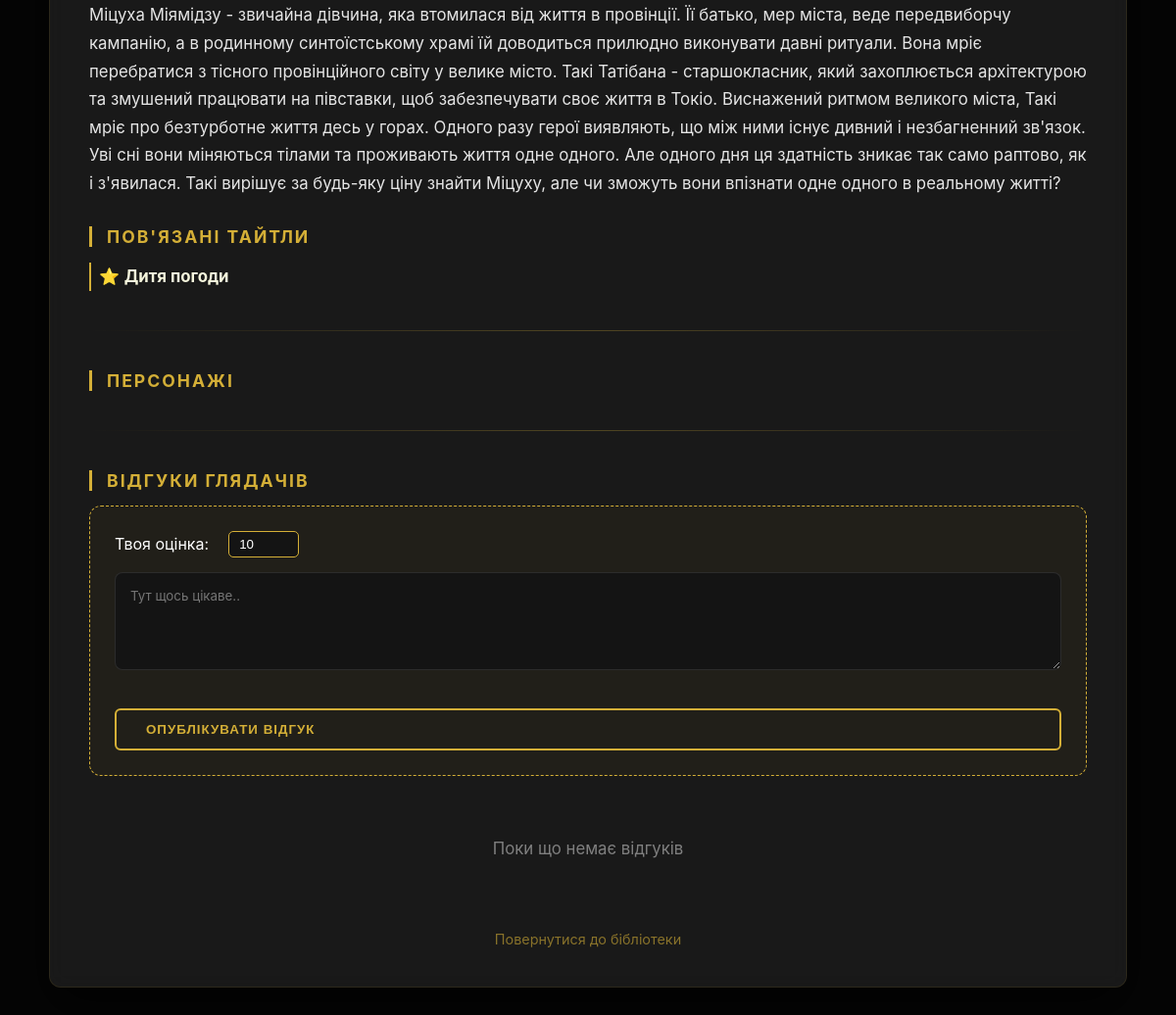
The app's page /anime/3/ (signed in, lower part), older data.
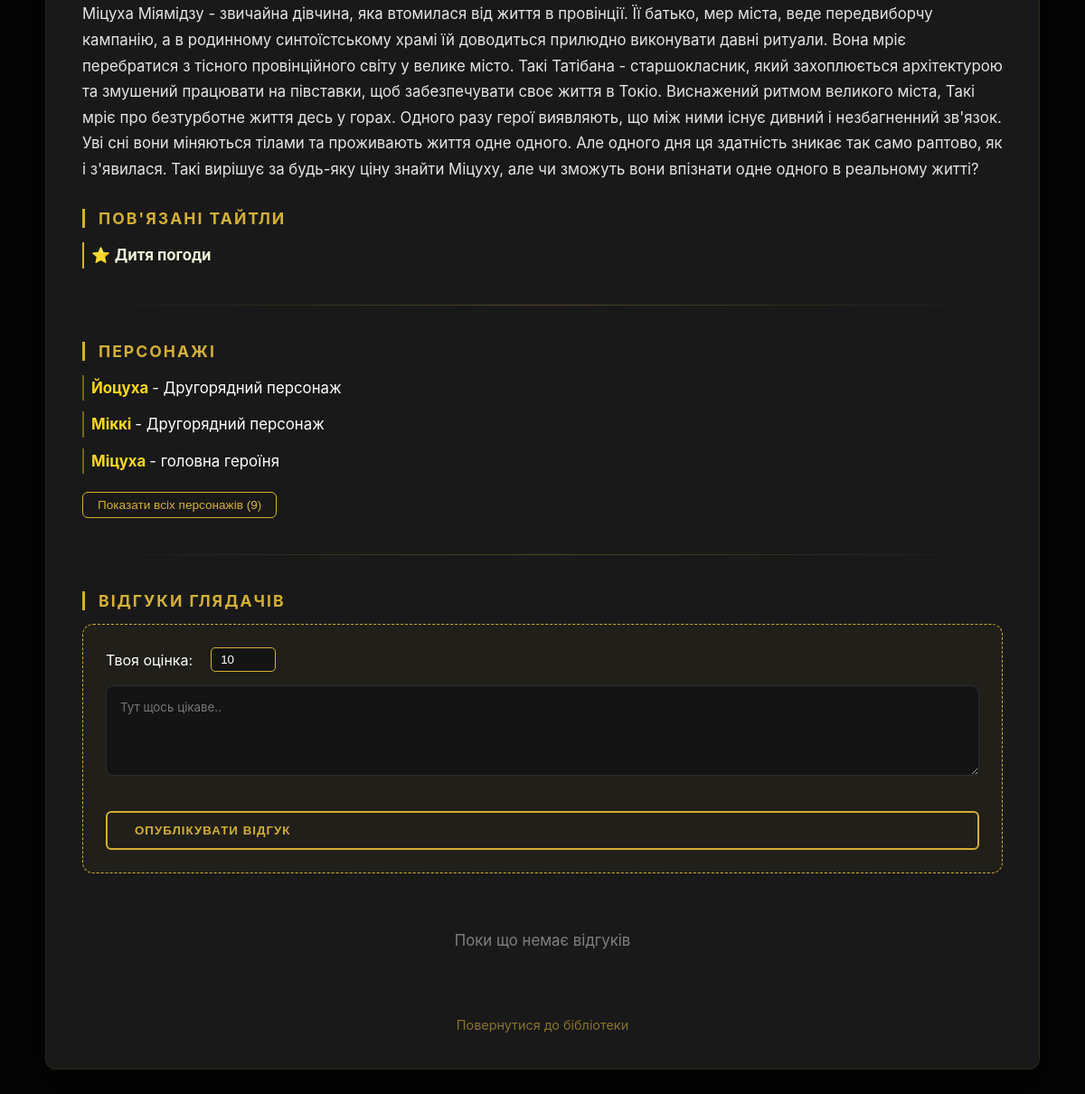
The same page, newer data.
### anime/models.py (models this page shows, shortened)
class Anime(models.Model):
    title = models.CharField("Назва", max_length=250)
    poster = models.ImageField("Постер", upload_to='images/posters')
    description = models.TextField("Опис", blank=True)
    age_rating = models.CharField(max_length=15, blank=True, null=True, verbose_name="Віковий рейтинг")
    related_anime = models.ManyToManyField('self', blank=True, verbose_name="Пов'язані тайтли")
    TYPE_CHOICES = [('TV', 'Серіал'), ('MOVIE', 'Фільм'), ('OVA', 'OVA')]
    anime_type = models.CharField("Тип", max_length=10, choices=TYPE_CHOICES, default='TV')
    episodes = models.PositiveIntegerField("Кількість серій", default=0)
    movies_count = models.PositiveIntegerField("Кількість фільмів", default=0)
    ova_count = models.IntegerField(default=0, verbose_name="Кількість OVA")
    genres = models.ManyToManyField(Genre, related_name="anime", verbose_name="Жанри")
    authors = models.ManyToManyField(Author, related_name="anime", verbose_name="Автори")
    dub_studios = models.ManyToManyField(DubStudio, related_name="anime", verbose_name="Студії дубляжу")
    release = models.DateField("Дата релізу")
    trailer_url = models.URLField("Посилання на трейлер", blank=True)
    rating = models.DecimalField(
        "Рейтинг",
        max_digits=3, decimal_places=1, default=0.0,
        validators=[MinValueValidator(0.0), MaxValueValidator(10.0)]
    )
    class Meta:
        verbose_name = "Аніме"
        verbose_name_plural = "Аніме"
        ordering = ['title']

### characters/models.py (models this page shows, shortened)
class Character(models.Model):
    name = models.CharField("Ім'я", max_length=250)
    age = models.PositiveSmallIntegerField("Вік", null=True, blank=True)
    role = models.CharField("Роль", max_length=250)
    description = models.TextField("Опис", blank=True)
    birthday = models.DateField("День народження", null=True, blank=True)
    family = models.ManyToManyField('self', blank=True, symmetrical=True, verbose_name="Сім'я")
    photo = models.ImageField(upload_to='images/characters/', null=True, blank=True)
    anime = models.ForeignKey(
        'anime.Anime',
        on_delete=models.CASCADE,
        related_name='characters',
        verbose_name='Аніме'
    )
    class Meta:
        verbose_name = "Герой"
        verbose_name_plural = "Герої"

### anime/views.py (the view)
# urls.py: path('<int:pk>/', views.AnimeDetailView.as_view(), name='anime_detail'),
class AnimeDetailView(DetailView):
    model = Anime
    template_name = 'anime/detail.html'
    context_object_name = 'anime'
    def get_context_data(self, **kwargs):
        context = super().get_context_data(**kwargs)
        anime = self.object
        context['reviews'] = anime.reviews.all()
        context['characters'] = anime.characters.all()
        return context

### anime/templates/anime/detail.html (shortened to what the changed rows need)
{% extends 'base.html' %}
{% block content %}
<div class="anime-container">
    {% if anime.related_anime.all %}
        <ul style="list-style: none; padding: 0; margin-bottom: 25px;">
            {% for related in anime.related_anime.all %}
                <li style="margin-bottom: 10px; padding-left: 8px; border-left: 2px solid var(--accent-color, #d4af37); transition: all 0.3s ease;">
                    ⭐ <a href="{% url 'anime:anime_detail' related.pk %}" style="font-weight: bold; text-decoration: none; color: #f5f5dc;">
                        {{ related.title }}
                    </a>
                </li>
            {% endfor %}
        </ul>
    {% endif %}
    <ul style="list-style: none; padding: 0; margin-bottom: 20px;">
        {% for character in characters|dictsort:"name" %}
            <li class="{% if forloop.counter > 3 %}hidden-char-item{% endif %}"
                style="margin-bottom: 12px; padding-left: 8px; border-left: 2px solid rgba(249, 215, 28, 0.4); transition: all 0.3s ease;">
                <strong style="color: #f9d71c;">
                    <a href="{% url 'characters:character_detail' character.pk %}" style="color: inherit; text-decoration: none;">{{ character.name }}</a>
                </strong>
                <span style="color: #fff;">- {{ character.role }}</span>
            </li>
        {% endfor %}
    </ul>
    {% if characters|length > 3 %}
        <div style="margin-bottom: 25px;">
            <button id="toggle-chars-btn" style="background: transparent; border: 1px solid var(--accent-color, #d4af37); color: var(--accent-color, #d4af37); padding: 6px 16px; border-radius: 6px; cursor: pointer; font-size: 0.85em; transition: 0.3s; outline: none;">
                Показати всіх персонажів ({{ characters|length }})
            </button>
        </div>
    {% endif %}
</div>
{% endblock %}

Row changes from the older to the newer data that the page shows:
added Character: name "Йоцуха", role "Другорядний персонаж"
added Character: name "Міккі", role "Другорядний персонаж"
added Character: name "Міцуха", role "головна героїня"
Text that changed along with them:
{{ characters|length }}: (not shown) → "9"
text now shown: "Показати всіх персонажів ( )"
